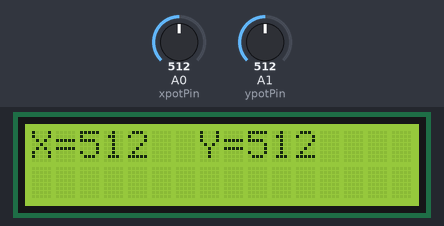
The sketch below on a simulated Arduino Uno, built with avr-gcc and run on an emulated ATmega328P. On the bench: 16×2 character LCD. Inputs (shaded band) come from the test bench; at power-on: A0 (xpotPin) = 512, A1 (ypotPin) = 512.

Above: at 2.2 s.
2.3 s: A0 (xpotPin) set to 716
At 2.6 s:
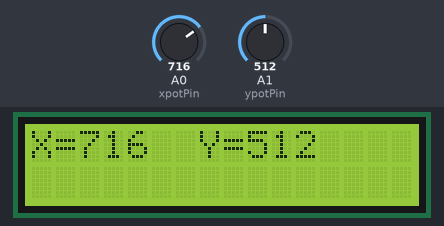
3.8 s: A1 (ypotPin) set to 716
At 4.9 s:
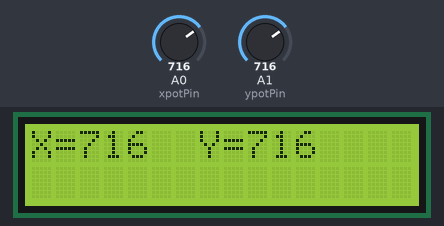
6.8 s: A0 (xpotPin) set to 900
At 8.1 s:
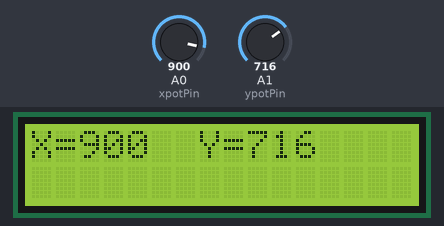
8.4 s: A1 (ypotPin) set to 900
At 9.2 s:
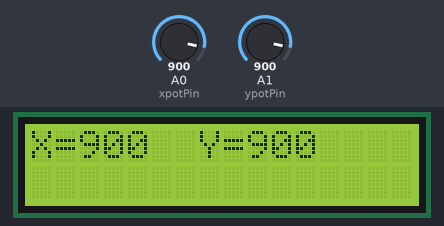
9.9 s: A0 (xpotPin) set to 1023
At 11.1 s:
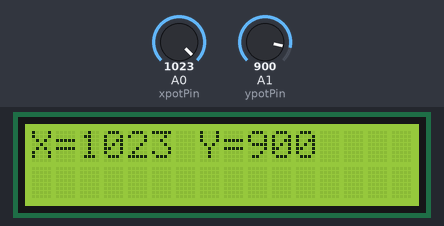
11.4 s: A1 (ypotPin) set to 1023
At 12.5 s:
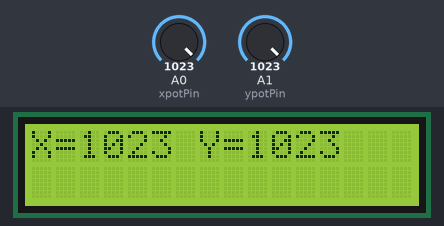
Timing chart, 0 to 13.9 s (numbered marks = the images above; inputs shaded):
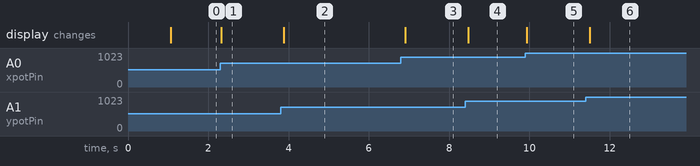

Measured:
- after the input at 2.3 s, the display: changes at once (image 1)
- after the input at 3.8 s, the display: changes after 0.08 s (image 2)
- after the input at 6.8 s, the display: changes after 0.11 s (image 3)
- after the input at 8.4 s, the display: changes after 0.07 s (image 4)
- after the input at 9.9 s, the display: changes at once (image 5)
- after the input at 11.4 s, the display: changes after 0.10 s (image 6)

The sketch:

ps2.ino
```cpp
#include <LiquidCrystal.h>   //调用arduino自带的LiquidCrystal库
LiquidCrystal lcd(12, 11, 10, 9, 8, 7);//设置接口
int xpotPin = 0;  //设置模拟口0为X的信号输入端口
int ypotPin = 1;  //设置模拟口1为Y的信号输入端口
int xval=0;    //设置变量
int yval=0;
void setup()
{
  pinMode(xpotPin,INPUT);//
  pinMode(ypotPin,INPUT);//
  lcd.begin(16, 2);  //初始化LCD
  delay(1000); //延时1000ms
}
void loop ()
{
  xval = analogRead(xpotPin);   //xval变量为从0信号口读取到的数值
  yval = analogRead(ypotPin);   //yval变量为从1信号口读取到的数值
  lcd.clear(); //清屏
  lcd.setCursor(0, 0) ; //设置光标位置为第一行第一个位置
  lcd.print("X=");      //使屏幕显示文字X=
  lcd.print(xval);
  lcd.setCursor(7, 0) ; //设置光标位置为第一行第八个位置
  lcd.print("Y=");      //使屏幕显示文字Y=
  lcd.print(yval);
  delay(100);                     //延时0.1秒，这里也就是刷新速度。
}
```
